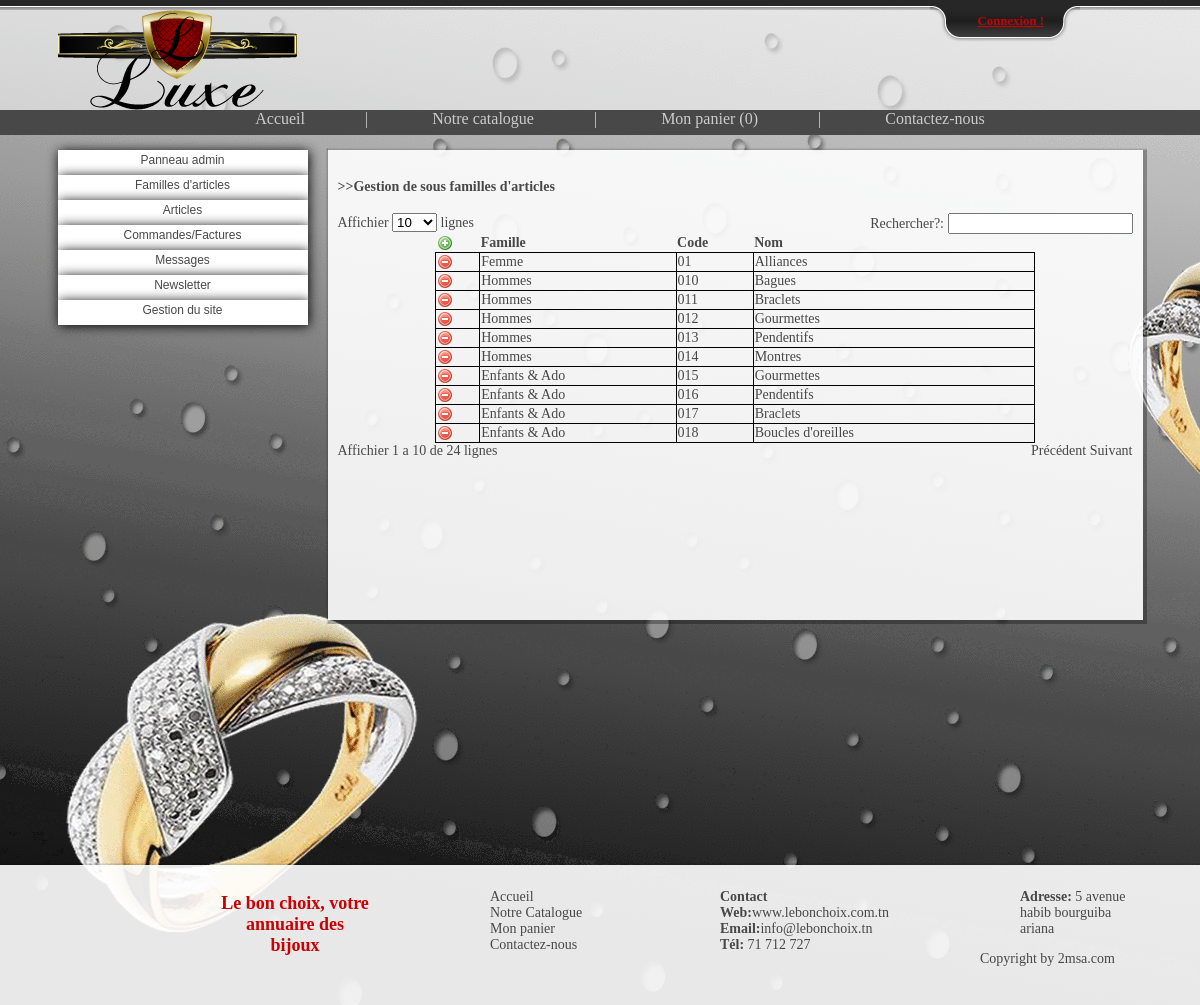
/root/g_sous_famill/liste.php, run on the app's committed database.
### tables this page shows
CREATE TABLE IF NOT EXISTS `sous_famill_article` (
  `code_sous_famill_art` varchar(10) NOT NULL,
  `nom_sous_famill_art` varchar(50) NOT NULL,
  `code_famill_art` varchar(10) NOT NULL,
  PRIMARY KEY (`code_sous_famill_art`),
  KEY `code_famill_art` (`code_famill_art`)
);

CREATE TABLE IF NOT EXISTS `famill_article` (
  `code_famill_art` varchar(50) NOT NULL,
  `nom_famill_art` varchar(100) NOT NULL,
  PRIMARY KEY (`code_famill_art`)
);

### root/g_sous_famill/liste.php (the view, shortened to what this page needs)
<!DOCTYPE html PUBLIC "-//W3C//DTD XHTML 1.0 Transitional//EN" "http://www.w3.org/TR/xhtml1/DTD/xhtml1-transitional.dtd">
<html xmlns="http://www.w3.org/1999/xhtml">
<head>
<link href="../../style/style.css" rel="stylesheet" type="text/css" />
</head>
<body>
<?php include('../../function/top_bar.php'); ?>
    <div id="head">
        <div id="head_container">
            <div id="head_logo">
                <img src="../../style/img/logo.png" alt="Le Bon Choix !"/>
            </div>
        </div>
    </div>
    <?php include('../../function/nav.php');?>
    <div id="contenant">
        <div id="side_bar">
        <?php
        include('../menuadmin.php');
        ?>
        </div>
        <div id="container">
            <div id="container_under_admin" class="g_box">
                <h4>>>Gestion de sous familles d'articles</h4>
<?php
$result_sous_famille_affiche = mysql_query("SELECT * FROM `sous_famill_article`,`famill_article` WHERE (famill_article.code_famill_art = sous_famill_article.code_famill_art);", $connection);
echo'
<table width="600px" id="ad_table" class="center">
	<thead>
		<tr>
			<th><a href="ajouter.php" target="new"><img src="../../style/img/b_add.png" title="Supprimer"/></a></th>
			<th>Famille</th>
			<th>Code</th>
			<th>Nom</th>
		</tr>
	</thead>
';
while ($affected_rows_sous_famille_affiche = mysql_fetch_object($result_sous_famille_affiche) )
{
	echo'
		<tr>
			<td><a href="fonction_supprim.php?code_sous_famill_art='.$affected_rows_sous_famille_affiche->code_sous_famill_art.'"><img src="../../style/img/b_drop.png" title="Supprimer"/></a></td>
			<td>'.$affected_rows_sous_famille_affiche->nom_famill_art.'</td>
			<td>'.$affected_rows_sous_famille_affiche->code_sous_famill_art.'</td>
			<td>'.$affected_rows_sous_famille_affiche->nom_sous_famill_art.'</td>
		</tr>
		';
}
echo'</table>';
?>
            </div>
        </div>
    </div>
    <div id="footer">
        <?php include('../../function/footer.php');?>
    </div>
</body>
</html>

### style/style.css (style rules this page uses)
html, body { border: 0; margin: 0; padding: 0; }
body { background-image:url(img/bg.png); background-repeat:no-repeat; }
img { border:none; }
#head { height:100px;background-color: rgba(255, 255, 255, 0.5); }
#head_container { height:100px;width:1085px;margin:0 auto; }
#head_logo { float:left;height:100px;width:250px; }
#head_logo img { border:none; }
#contenant { height:700px;width:1085px;margin:15px auto; }
#side_bar { float:left;width:250px;height:700px; }
#container { float:right;height:700px;width:815px; }
#container_under_admin { height:450px;overflow:scroll; text-align:justify; }
.g_box { -webkit-box-shadow:0.5px 0.5px 1px 3px rgba(0, 0, 0, .3);box-shadow:0.5px 0.5px 1px 3px rgba(0, 0, 0, .3);background-color: rgba(255, 255, 255, 0.9);font-size:14px;color:#484848;padding:10px; }
#footer { height:120px; }
.center { margin-left:auto;margin-right:auto; }
#ad_table { border-collapse:collapse; width:90%; }
#ad_table tr td { border:1px solid black; }

### data on the page
sous_famill_article: code_famill_art.nom_famill_art "Femme", code_sous_famill_art "01", nom_sous_famill_art "Alliances"
sous_famill_article: code_famill_art.nom_famill_art "Hommes", code_sous_famill_art "010", nom_sous_famill_art "Bagues"
sous_famill_article: code_famill_art.nom_famill_art "Hommes", code_sous_famill_art "011", nom_sous_famill_art "Braclets"
sous_famill_article: code_famill_art.nom_famill_art "Hommes", code_sous_famill_art "012", nom_sous_famill_art "Gourmettes"
sous_famill_article: code_famill_art.nom_famill_art "Hommes", code_sous_famill_art "013", nom_sous_famill_art "Pendentifs"
sous_famill_article: code_famill_art.nom_famill_art "Hommes", code_sous_famill_art "014", nom_sous_famill_art "Montres"
sous_famill_article: code_famill_art.nom_famill_art "Enfants & Ado", code_sous_famill_art "015", nom_sous_famill_art "Gourmettes"
sous_famill_article: code_famill_art.nom_famill_art "Enfants & Ado", code_sous_famill_art "016", nom_sous_famill_art "Pendentifs"
sous_famill_article: code_famill_art.nom_famill_art "Enfants & Ado", code_sous_famill_art "017", nom_sous_famill_art "Braclets"
sous_famill_article: code_famill_art.nom_famill_art "Enfants & Ado", code_sous_famill_art "018", nom_sous_famill_art "Boucles d'oreilles"

### other printed values
nombre_article_dans_panier() "0"
